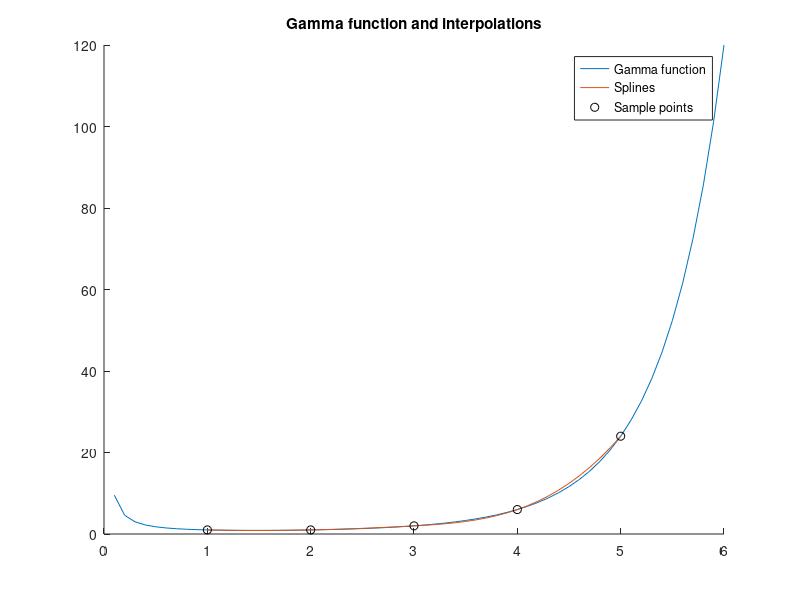
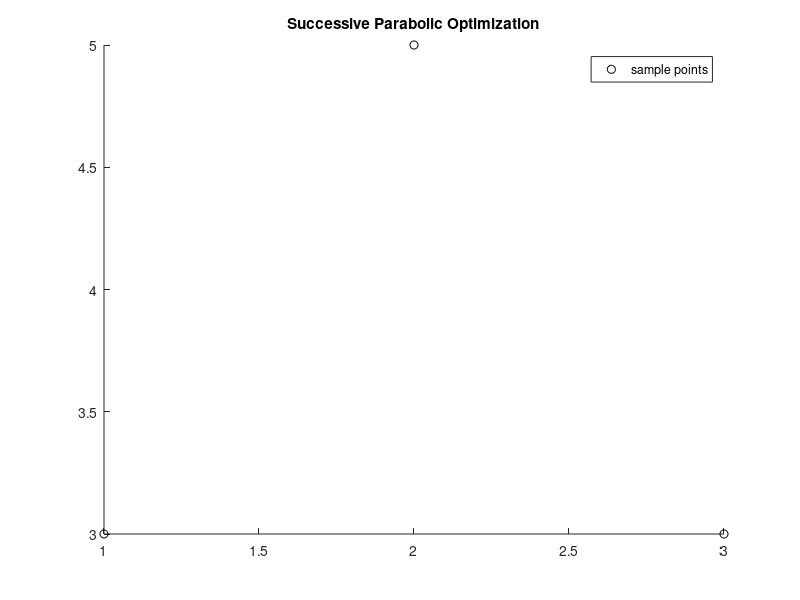

Source code (MATLAB) for these figures, in order:
%% Interpolation: Lab 7
%%%
% *Gwen Zapata*
%%%
% *ISC4220C*
%%
%% Gamma Function
%
%
%
clear

%%%
% Define interpolation dataset according to the assignment
x  = 1:5;
f = [1 1 2 6 24];

%%%
% Define interpolation range and calculate interpolated values.
xs = 0.1:0.1:6;
ys = gamma(xs);
yi = interp1(x,f,xs,'spline');

%%%
% Plot interpolated values alongside original funciton to inspect the
% restults, comparing the actual gamma function to the interpolated
% functions.
figure(1);
hold on;

plot(xs,ys);     % intrinsic gamma
plot(xs,yi);     % interp1
plot(x,f,'ok'); % Data points

hold off;

legend('Gamma function','Splines','Sample points');
title('Gamma function and interpolations');

%% Successive Parabolic Optimization
%
%
%
clear

%%%
% Define datasets based on the three points described in the problem:
%
%  (1,3), (2,5), (3,3)
%
x = [1 2 3];
f = [3 5 3];
%%%
% Calculate the maximum according to the formula to test against.
xmax = (f(1)*(x(1)^2-x(2)^2)+f(2)*(x(3)^2-x(1)^2)+f(3)*(x(2)^2-x(1)^2))...
     / 2* (f(1)*(x(2)-x(3)) +  f(2)*(x(3)-x(1)) + f(3)*(x(1)-x(2)) );

%%%
% Plot the datasets to visually inspect the result, comparing the original
% dataset's points to the value of xmax and the maximum of the
% interpolated polynomial.

figure(2);

hold on;
plot(x,f,'ok');
hold off;

title('Successive Parabolic Optimization');
legend('sample points');
